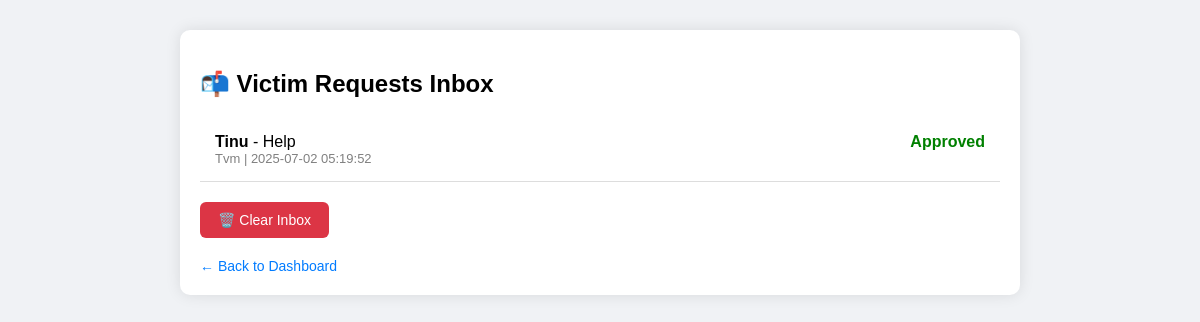
/user/mail.php, run on an earlier commit of the app's database.
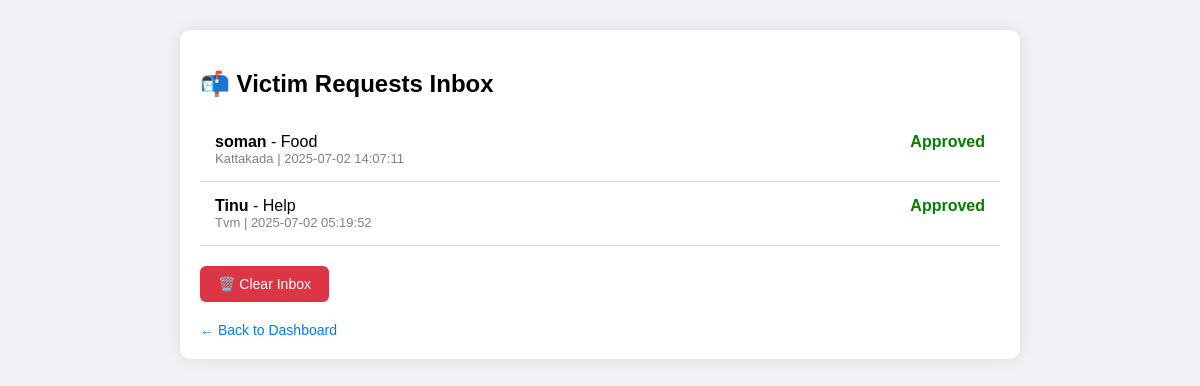
And on a later commit of the database.
### tables this page shows
CREATE TABLE `victims` (
  `id` int(11) NOT NULL,
  `name` varchar(100) DEFAULT NULL,
  `phone` varchar(15) DEFAULT NULL,
  `email` varchar(100) DEFAULT NULL,
  `location` varchar(255) DEFAULT NULL,
  `need` text DEFAULT NULL,
  `status` tinyint(1) DEFAULT 0,
  `approved_by` varchar(100) DEFAULT NULL,
  `created_at` timestamp NOT NULL DEFAULT current_timestamp(),
  `viewed_by` text DEFAULT NULL
);

### user/mail.php (the view, shortened to what this page needs)
<?php
$conn = new mysqli("localhost", "root", "", "relieflink");
$result = $conn->query("SELECT id, name, need, location, status, created_at FROM victims ORDER BY created_at DESC");
?>
<!DOCTYPE html>
<html>
<head>
</head>
<body>
<div class="inbox-container">
  <h2>📬 Victim Requests Inbox</h2>
  <?php if ($result->num_rows === 0): ?>
    <p>No help requests found.</p>
  <?php else: ?>
    <?php while($row = $result->fetch_assoc()): ?>
      <div class="message-preview" onclick="location.href='view_request.php?id=<?= $row['id'] ?>'">
        <strong><?= htmlspecialchars($row['name']) ?></strong> - <?= htmlspecialchars($row['need']) ?>
        <div class="status <?= $row['status'] == 0 ? 'pending' : ($row['status'] == 1 ? 'approved' : 'declined') ?>">
          <?= $row['status'] == 0 ? 'Pending' : ($row['status'] == 1 ? 'Approved' : 'Declined') ?>
        </div>
        <div style="font-size: 13px; color: gray;"><?= $row['location'] ?> | <?= $row['created_at'] ?></div>
      </div>
    <?php endwhile; ?>
  <?php endif; ?>
  <form method="POST" onsubmit="return confirm('Are you sure you want to clear all messages?');">
    <button type="submit" name="clear" class="btn">🗑️ Clear Inbox</button>
  </form>
  <a href="volunteer_dashboard.php" class="back-btn">← Back to Dashboard</a>
</div>
</body>
</html>

What changed in the data, as far as the page shows it:
added victims: name "soman", need "Food", status "Approved", location "Kattakada", created_at "2025-07-02 14:07:11"
